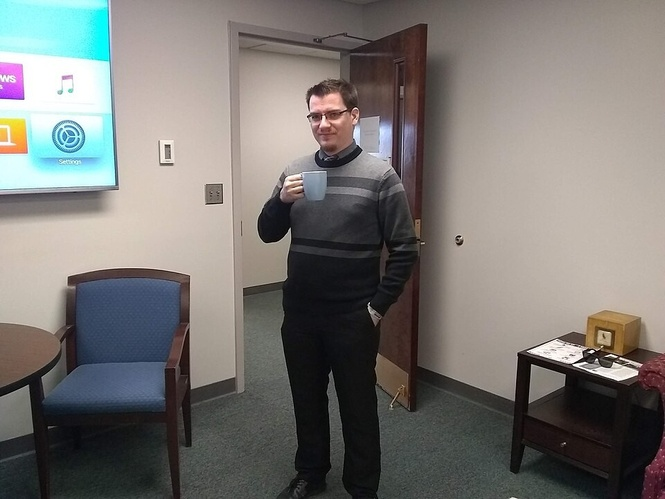
#> input picture cv_project/dataset/test/cup/cup_0002.jpg, 665 x 499 px, shrunk from 960 x 720 before the run; its folder holds 3 pictures in this run; the run also reads 1 picture not shown here
$ python clean_dataset.py
#> lines starting #> are read from the running program, lines starting #| are printed output that depends on the picture
# -*- coding: utf-8 -*-
import sys, io
sys.stdout = io.TextIOWrapper(sys.stdout.buffer, encoding='utf-8')

"""
Dataset Cleaner & Improver - Assignment 2
==========================================
1. Backup original dataset
2. Find and remove trash images (too dark/bright, low contrast, duplicates, extreme ratio)
3. Auto-fix recoverable images (slight brightness correction)
4. Re-split: train/val/test = 70/15/15
5. Smart augmentation to compensate removed images
"""

import os, shutil, hashlib, json, random
from pathlib import Path
from PIL import Image, ImageStat, ImageEnhance, ImageFilter

BASE        = Path(r'C:\Users\nurbo\Projects\spandiyar-kobeev-journey\cv_project')
DATASET_DIR = BASE / 'dataset'
BACKUP_DIR  = BASE / 'dataset_backup_a1'
QUARANTINE  = BASE / 'dataset_quarantine'
CLASSES     = ['cup', 'headphones', 'keys', 'pen']
SPLITS      = ['train', 'val', 'test']

MIN_BRIGHTNESS = 25.0
MAX_BRIGHTNESS = 240.0
MIN_CONTRAST   = 10.0
MAX_RATIO      = 7.0


def get_image_stats(img_pil):
    stat = ImageStat.Stat(img_pil.convert('RGB'))
    brightness = sum(stat.mean) / 3
    contrast   = sum(stat.stddev) / 3
    w, h = img_pil.size
    ratio = max(w, h) / max(min(w, h), 1)
    return brightness, contrast, ratio


def get_md5(filepath):
    with open(filepath, 'rb') as f:
        return hashlib.md5(f.read()).hexdigest()


def auto_fix_image(img_pil, brightness, contrast):
    img = img_pil.convert('RGB')
    w, h = img.size
    ratio = max(w,h) / min(w,h)
    # Central crop for extreme ratio
    if ratio > 2.5:
        side = min(w, h)
        cx, cy = w // 2, h // 2
        img = img.crop((cx - side//2, cy - side//2, cx + side//2, cy + side//2))
    # Brightness fix
    if 15 < brightness < 55:
        factor = min(2.5, 70 / max(brightness, 1))
        img = ImageEnhance.Brightness(img).enhance(factor)
    # Contrast fix
    if 10 < contrast < 20:
        img = ImageEnhance.Contrast(img).enhance(1.5)
    return img


def is_trash(brightness, contrast, ratio):
    problems = []
    if brightness < MIN_BRIGHTNESS: problems.append('TOO_DARK')
    if brightness > MAX_BRIGHTNESS: problems.append('TOO_BRIGHT')
    if contrast   < MIN_CONTRAST:   problems.append('LOW_CONTRAST')
    if ratio      > MAX_RATIO:      problems.append('EXTREME_RATIO')
    return problems


def collect_all_images():
    all_images = []
    for split in SPLITS:
        for cls in CLASSES:
            d = DATASET_DIR / split / cls
            if not d.exists(): continue
            for f in sorted(d.iterdir()):
                if f.suffix.lower() in ('.jpg', '.jpeg', '.png', '.webp'):
                    all_images.append((f, cls))
    return all_images


def clean_and_rebuild():
    print('=' * 60)
    print('  DATASET CLEANER & IMPROVER - Assignment 2')
    print('=' * 60)

    # Step 1: Backup
    if not BACKUP_DIR.exists():
        print('\n[1/5] Creating backup...')
        shutil.copytree(str(DATASET_DIR), str(BACKUP_DIR))
        print('      Backup created: ' + str(BACKUP_DIR))
    else:
        print('\n[1/5] Backup already exists: ' + str(BACKUP_DIR))

    QUARANTINE.mkdir(exist_ok=True)
    for cls in CLASSES:
        (QUARANTINE / cls).mkdir(exist_ok=True)

    # Step 2: Analyze quality
    print('\n[2/5] Analyzing image quality...')
    all_imgs = collect_all_images()
    seen_hashes = {}
    clean   = []
    to_fix  = []
    trash   = []

    for fpath, cls in all_imgs:
        try:
            img = Image.open(fpath)
#> img is the input picture: PIL image 665x499 RGB; mean R, G, B 120.9, 118.1, 114.8
            brightness, contrast, ratio = get_image_stats(img)
#> in get_image_stats, `brightness = sum(stat.mean) / 3`: brightness = 117.9
#> in get_image_stats, `contrast   = sum(stat.stddev) / 3`: contrast = 67.99
#> brightness = 117.9; contrast = 67.99; ratio = 1.33
            md5 = get_md5(fpath)
            problems = is_trash(brightness, contrast, ratio)
#> problems = []

            if md5 in seen_hashes:
                problems.append('DUPLICATE')
            else:
                seen_hashes[md5] = str(fpath)

            if not problems:
                clean.append((fpath, cls))
            elif len(problems) == 1 and problems[0] == 'TOO_DARK' and contrast > MIN_CONTRAST:
                to_fix.append((fpath, cls, brightness, contrast, ratio))
            else:
                trash.append((fpath, cls, problems))
        except Exception as e:
            print('  ERROR reading ' + str(fpath) + ': ' + str(e))
            trash.append((fpath, cls, ['CORRUPT']))

    print('  Clean: ' + str(len(clean)))
    print('  Fixable: ' + str(len(to_fix)))
    print('  Trash (removing): ' + str(len(trash)))

    # Step 3: Move trash to quarantine
    print('\n[3/5] Moving trash to quarantine...')
    quarantine_log = {}
    for item in trash:
        fpath, cls, reasons = item[0], item[1], item[2]
        dst = QUARANTINE / cls / fpath.name
        shutil.move(str(fpath), str(dst))
        quarantine_log[fpath.name] = {'class': cls, 'reasons': reasons}
        print('  QUARANTINE: ' + fpath.name + ' [' + ', '.join(reasons) + ']')

    with open(str(QUARANTINE / 'quarantine_log.json'), 'w', encoding='utf-8') as f:
        json.dump(quarantine_log, f, indent=2, ensure_ascii=False)

    # Step 4: Fix recoverable images
    print('\n[4/5] Auto-fixing ' + str(len(to_fix)) + ' recoverable images...')
    for fpath, cls, brightness, contrast, ratio in to_fix:
        try:
            img = Image.open(fpath)
            fixed = auto_fix_image(img, brightness, contrast)
            fixed.save(str(fpath), quality=92)
            clean.append((fpath, cls))
            print('  FIXED: ' + fpath.name + ' (brightness ' + str(round(brightness)) + ' -> auto)')
        except Exception as e:
            print('  ERROR fixing ' + str(fpath) + ': ' + str(e))

    # Step 5: Rebuild train/val/test splits
    print('\n[5/5] Rebuilding splits (70% train / 15% val / 15% test)...')

    # Group clean images by class
    random.seed(42)
    by_class = {cls: [] for cls in CLASSES}
    for fpath, cls in clean:
        by_class[cls].append(fpath)

    # Reshuffle and remap
    all_mapped = []  # (fpath, cls, split)
    for cls in CLASSES:
        imgs = sorted(by_class[cls])
        random.shuffle(imgs)
        n = len(imgs)
        n_train = int(n * 0.70)
        n_val   = int(n * 0.15)
        for p in imgs[:n_train]:          all_mapped.append((p, cls, 'train'))
        for p in imgs[n_train:n_train+n_val]: all_mapped.append((p, cls, 'val'))
        for p in imgs[n_train+n_val:]:    all_mapped.append((p, cls, 'test'))

    # Create target dirs
    for split in SPLITS:
        for cls in CLASSES:
            (DATASET_DIR / split / cls).mkdir(parents=True, exist_ok=True)

    # Move files to correct split folders (only if not already there)
    moved = 0
    for fpath, cls, target_split in all_mapped:
        target_dir = DATASET_DIR / target_split / cls
        target_path = target_dir / fpath.name
        if str(fpath) != str(target_path):
            if target_path.exists():
                target_path.unlink()
            shutil.move(str(fpath), str(target_path))
            moved += 1
    print('  Moved ' + str(moved) + ' files to correct splits')

    # Step 6: Smart augmentation to compensate removed images
    print('\nAugmenting training set to compensate removed images...')
    augmented_total = 0
    target_per_class = 80  # minimum per class in train

    for cls in CLASSES:
        train_dir = DATASET_DIR / 'train' / cls
        if not train_dir.exists(): continue
        existing = sorted([f for f in train_dir.iterdir()
                          if f.suffix.lower() in ('.jpg','.jpeg','.png')])
        n_existing = len(existing)
        to_augment = max(0, target_per_class - n_existing)
        print('  ' + cls + ': ' + str(n_existing) + ' clean -> adding ' + str(to_augment) + ' augmentations')

        random.shuffle(existing)
        for i in range(to_augment):
            src = existing[i % len(existing)]
            try:
                img = Image.open(src).convert('RGB')
            except Exception:
                continue

            aug_type = i % 6
            if aug_type == 0:
                aug_img = img.transpose(Image.FLIP_LEFT_RIGHT)
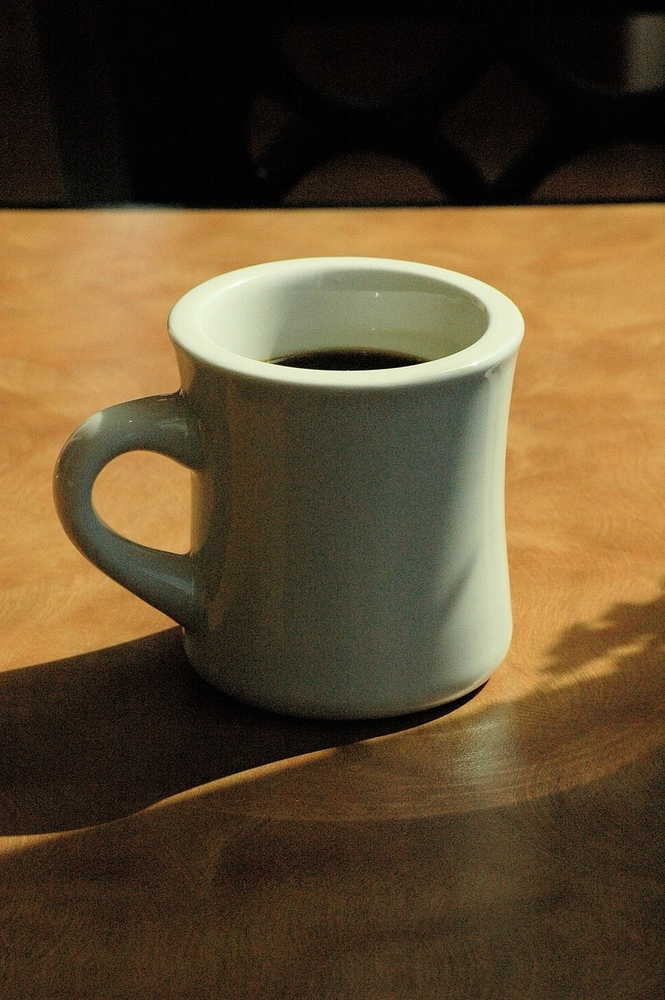
#> aug_img: PIL image 665x1000 RGB; mean R, G, B 94.3, 75.2, 47.1
                suffix = 'hflip'
            elif aug_type == 1:
                aug_img = img.rotate(-15, fillcolor=(128, 128, 128))
                suffix = 'rotm15'
            elif aug_type == 2:
                aug_img = img.rotate(15, fillcolor=(128, 128, 128))
                suffix = 'rotp15'
            elif aug_type == 3:
                aug_img = ImageEnhance.Brightness(img).enhance(1.2)
                suffix = 'bright'
            elif aug_type == 4:
                aug_img = ImageEnhance.Contrast(img).enhance(1.25)
                suffix = 'contr'
            else:
                aug_img = img.filter(ImageFilter.GaussianBlur(radius=1))
                suffix = 'blur'

            aug_name = cls + '_aug_' + str(i).zfill(3) + '_' + suffix + '.jpg'
            aug_path = train_dir / aug_name
            aug_img.save(str(aug_path), quality=90)
            augmented_total += 1

    print('  Total augmented: ' + str(augmented_total))

    # Final stats
    print('\n' + '=' * 60)
    print('  FINAL DATASET STATS')
    print('=' * 60)
    grand_total = 0
    for split in SPLITS:
        print('\n  ' + split.upper() + ':')
        for cls in CLASSES:
            d = DATASET_DIR / split / cls
            if d.exists():
                n = len([f for f in d.iterdir()
                         if f.suffix.lower() in ('.jpg','.jpeg','.png')])
                print('    ' + cls + ': ' + str(n) + ' images')
                grand_total += n
    print('\n  TOTAL: ' + str(grand_total) + ' images')
    print('  Quarantined: ' + str(len(trash)))
    print('  Auto-fixed: ' + str(len(to_fix)))
    print('  Augmented: ' + str(augmented_total))
    print('\n  Dataset updated! Quarantine log: ' + str(QUARANTINE / 'quarantine_log.json'))


if __name__ == '__main__':
#> (the run stopped early here; a loop or call above may not have finished)
